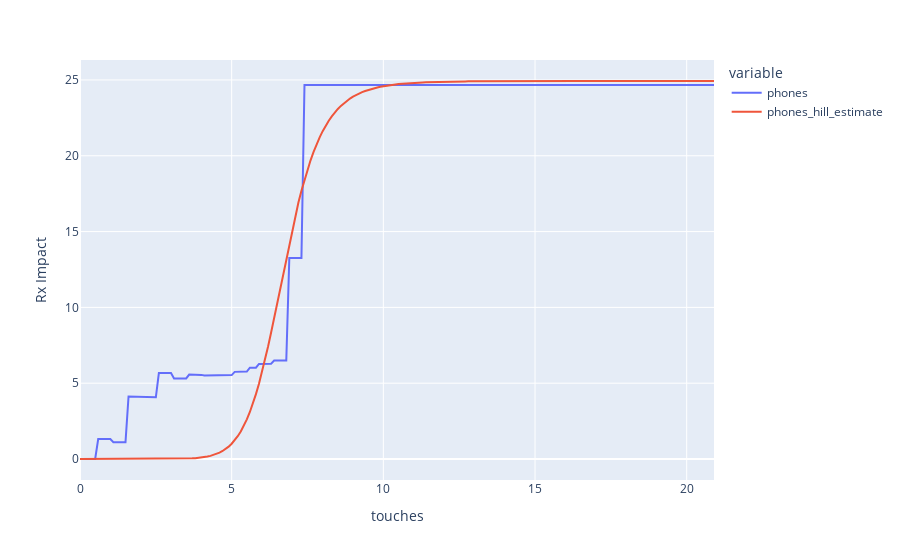

The notebook cell saved with this chart:
### Code cell
response_curves.plot(channel2['resp_df'], 'touches', ['phones', 'phones_hill_estimate'])

### Figure 1 — Plotly figure (JSON) as saved in the notebook; plotly's stock layout.template omitted (floating-point values rounded to 4 significant figures; data arrays with more than 128 entries replaced by an {"elided": "..."} marker saying what was removed)
{"data": [{"hovertemplate": "variable=phones<br>touches=%{x}<br>value=%{y}<extra></extra>", "legendgroup": "phones", "line": {"color": "#636efa", "dash": "solid"}, "marker": {"symbol": "circle"}, "mode": "lines", "name": "phones", "orientation": "v", "showlegend": true, "type": "scatter", "x": {"elided": "210 float values"}, "xaxis": "x", "y": {"elided": "210 float values"}, "yaxis": "y"}, {"hovertemplate": "variable=phones_hill_estimate<br>touches=%{x}<br>value=%{y}<extra></extra>", "legendgroup": "phones_hill_estimate", "line": {"color": "#EF553B", "dash": "solid"}, "marker": {"symbol": "circle"}, "mode": "lines", "name": "phones_hill_estimate", "orientation": "v", "showlegend": true, "type": "scatter", "x": {"elided": "210 float values"}, "xaxis": "x", "y": {"elided": "210 float values"}, "yaxis": "y"}], "layout": {"legend": {"title": {"text": "variable"}, "tracegroupgap": 0}, "margin": {"t": 60}, "xaxis": {"anchor": "y", "domain": [0, 1], "title": {"text": "touches"}}, "yaxis": {"anchor": "x", "domain": [0, 1], "title": {"text": "Rx Impact"}}}}
